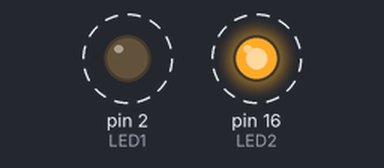
The sketch below on a simulated Arduino Uno, built with avr-gcc and run on an emulated ATmega328P. Shown: output pins drawn as LEDs (lit = HIGH). Dashed ring = blinking.

Above: at 0.5 s.
Timing chart, 0 to 4.6 s (numbered marks = the images above):
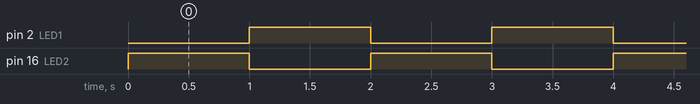

Measured:
- by itself, pin 2 (LED1), pin 16 (LED2): alternates HIGH for 1.0 s and LOW for 1.0 s

The sketch:

Inbuilt_LED_Blink.ino
```cpp
int LED1 = 2;  // Assign LED1 to pin GPIO2
int LED2 = 16; // Assign LED2 to pin GPIO16

void setup() {
  // Initialize GPIO2 and GPIO16 as outputs
  pinMode(LED1, OUTPUT);
  pinMode(LED2, OUTPUT);
}

void loop() {
  digitalWrite(LED1, LOW);  // Turn LED1 off
  digitalWrite(LED2, HIGH); // Turn LED2 on
  delay(1000);              // Wait for a second

  digitalWrite(LED1, HIGH); // Turn LED1 on
  digitalWrite(LED2, LOW);  // Turn LED2 off
  delay(1000);              // Wait for a second
}
```
